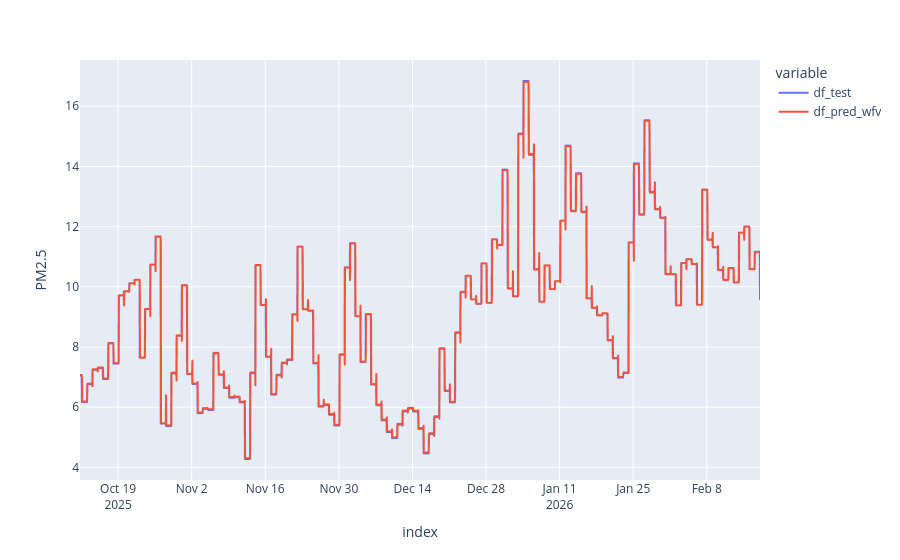

The cell this chart's notebook holds for it:
### Code cell
df_pred_test = pd.DataFrame(
    {"df_test": df_test, "df_pred_wfv": df_pred_wfv}
)

fig = px.line(df_pred_test, labels={"value": "PM2.5"})
fig.show()

### Figure 1 — Plotly figure (JSON) as saved in the notebook; plotly's stock layout.template omitted (floating-point values rounded to 4 significant figures; data arrays with more than 128 entries replaced by an {"elided": "..."} marker saying what was removed)
{"data": [{"hovertemplate": "variable=df_test<br>index=%{x}<br>PM2.5=%{y}<extra></extra>", "legendgroup": "df_test", "line": {"color": "#636efa", "dash": "solid"}, "marker": {"symbol": "circle"}, "mode": "lines", "name": "df_test", "showlegend": true, "type": "scattergl", "x": {"elided": "3106 str values"}, "xaxis": "x", "y": {"elided": "3106 float values"}, "yaxis": "y"}, {"hovertemplate": "variable=df_pred_wfv<br>index=%{x}<br>PM2.5=%{y}<extra></extra>", "legendgroup": "df_pred_wfv", "line": {"color": "#EF553B", "dash": "solid"}, "marker": {"symbol": "circle"}, "mode": "lines", "name": "df_pred_wfv", "showlegend": true, "type": "scattergl", "x": {"elided": "3106 str values"}, "xaxis": "x", "y": {"elided": "3106 float values"}, "yaxis": "y"}], "layout": {"legend": {"title": {"text": "variable"}, "tracegroupgap": 0}, "margin": {"t": 60}, "xaxis": {"anchor": "y", "domain": [0, 1], "title": {"text": "index"}}, "yaxis": {"anchor": "x", "domain": [0, 1], "title": {"text": "PM2.5"}}}}
